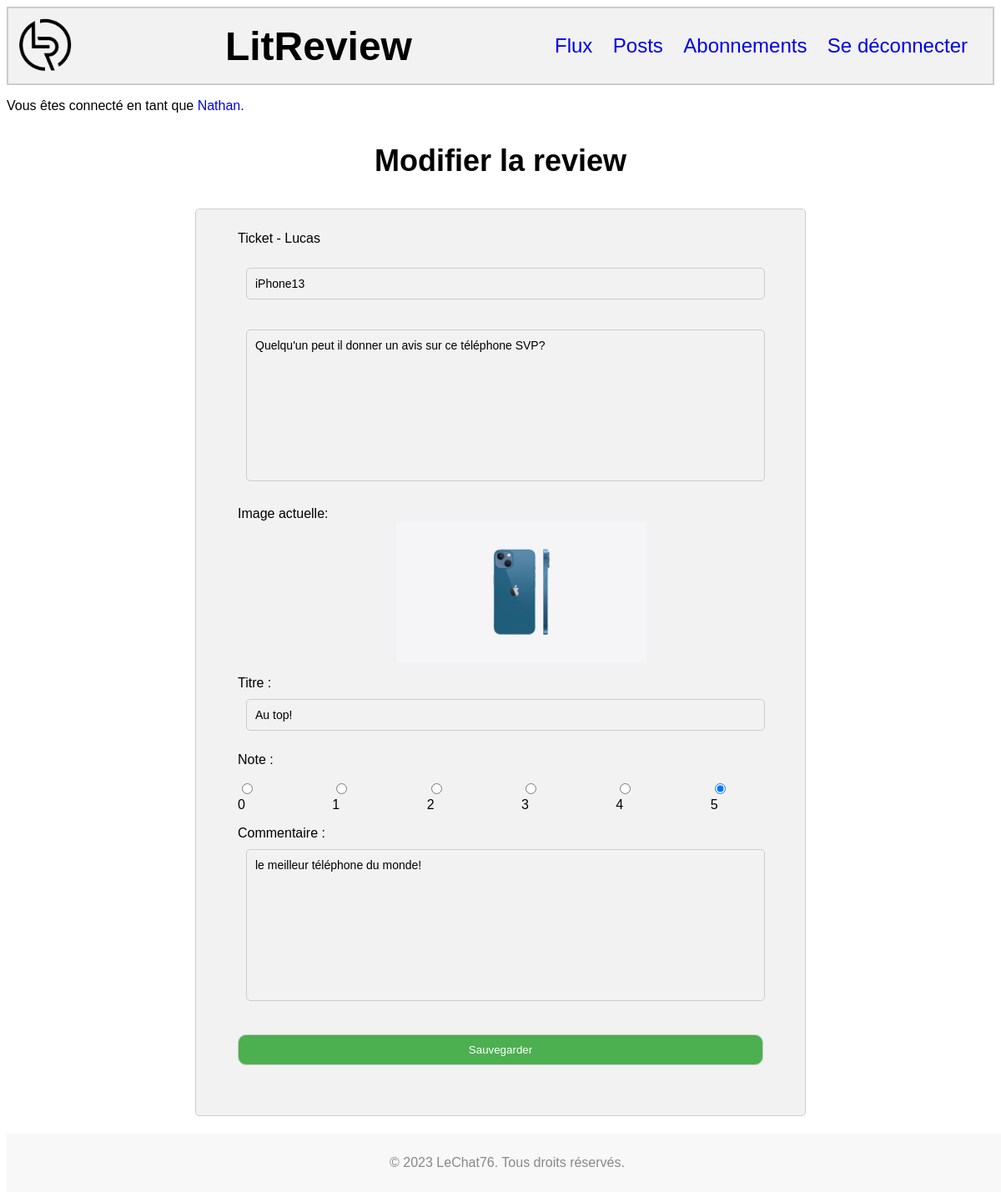
Page /review/60/edit/ (signed in) on the committed database.
### authentication/models.py (models this page shows)
class User(AbstractUser):
    username = models.CharField(
        max_length = 20,
        unique = True,
    )
    first_name = None
    last_name = None
    email = None

### www/models.py (models this page shows, shortened)
class Ticket(models.Model):
    title = models.CharField(max_length = 128)
    description = models.TextField(
        max_length = 2048,
        blank = True, # description can be empy
    )
    user = models.ForeignKey(
        to=settings.AUTH_USER_MODEL,
        on_delete=models.CASCADE, # CASCADE means delete all objects referenced to this user
    )
    image = models.ImageField(
        null=True, # image may not be filled in
        blank=True,
    )
    time_created = models.DateTimeField(auto_now_add=True)
    IMAGE_MAX_SIZE = (800, 800)

class Review(models.Model):
    ticket = models.ForeignKey(
        to=Ticket,
        on_delete=models.CASCADE, # CASCADE means delete all objects referenced to this ticket
    )
    rating = models.PositiveSmallIntegerField(
        validators=[
            MinValueValidator(0),
            MaxValueValidator(5),],
    )
    headline = models.CharField(max_length=128)
    body = models.TextField(
        max_length=8192,
        blank=True, # body can be empty
    )
    user = models.ForeignKey(
        to=settings.AUTH_USER_MODEL,
        on_delete=models.CASCADE, # CASCADE means delete all objects referenced to this user
    )
    time_created = models.DateTimeField(auto_now_add=True)

### www/views.py (the view, shortened to what this page needs)
# urls.py: path('review/<int:review_id>/edit/', www.views.review_edit, name='review_edit'),
@login_required
def review_edit(request, review_id):
    review = get_object_or_404(Review, id=review_id)
    if request.user != review.user:
        raise PermissionDenied
    else:
        review_form = forms.ReviewForm(instance=review)
        ticket = get_object_or_404(Ticket, id=review.ticket_id)
        edit_form = forms.TicketForm(instance=ticket)
        if ticket.user == review.user:
            same_creator = True
        else:
            same_creator = False
        context = {
            'edit_form': edit_form,
            'review_form': review_form,
            'same_creator': same_creator,
        }
        return render(request, 'www/review_edit.html', context=context)

### www/forms.py
class TicketForm(forms.ModelForm):
    def __init__(self, *args, **kwargs):
        super(TicketForm, self).__init__(*args, **kwargs)
        if self.instance and self.instance.image:
            self.fields['image'].label = ''
    class Meta:
        model = models.Ticket
        fields = [
            'title',
            'description',
            'image'
        ]
        labels = {
            'title': 'Titre',
        }

class ReviewForm(forms.ModelForm):
    rating = forms.ChoiceField(
        choices=[(str(i), str(i)) for i in range(6)],
        widget=forms.RadioSelect(attrs={'class': 'rating-radio'}),
        label='Note'
    )
    class Meta:
        model = models.Review
        fields = [
            'headline',
            'rating',
            'body',
        ]
        labels = {
            'headline':  'Titre',
            'body': 'Commentaire',
        }

### www/templates/www/review_edit.html (shortened to what this page needs)
<!DOCTYPE html>
{% extends 'loggedin.html' %}
{% load static %}
{% block content %}
<link rel="stylesheet" href="{% static 'review.css' %}">
<h3>Modifier la review</h2>
<div id="container-review">
    <form method="post" enctype="multipart/form-data">
        {% if same_creator %}
            {{ edit_form.as_p }}
            {% if edit_form.instance.image %}
                <div class="form-field">
                    <label>Image actuelle:</label>
                    <img src="{{ edit_form.instance.image.url }}" alt="Image actuelle">
                </div>
            {% endif %}
        {% else %}
            <div id="container-ticket-no-same-creator">
                {% if edit_form.instance.user == request.user %}
                    <p><label>Ticket - Vous</label></p>
                {% else %}
                    <p><label>Ticket - {{ edit_form.instance.user|capfirst }}</label></p>
                {% endif %}
                <p><label>{{ edit_form.title }}</label></p>
                {% if edit_form.description %}
                    <p><label>{{ edit_form.description }}</label></p>
                {% endif %}
                {% if edit_form.instance.image %}
                    <div class="form-field">
                        <label>Image actuelle:</label>
                        <img src="{{ edit_form.instance.image.url }}" alt="Image actuelle">
                    </div>
                {% endif %}
            </div>
        {% endif %}
        {% if review_form %}
            <div class="form-field">
                {{ review_form.as_p }}
            </div>
        {% endif %}
        <button type="submit" >Sauvegarder</button>
    </form>
</div>
{% endblock content %}

### templates/loggedin.html (shortened to what this page needs)
{% load static %}
<head>
    <link rel="stylesheet" href="{% static 'loggedin.css' %}">
</head>
<body>
    <div id="header-loggedin">
        <img src="{% static 'images/LITReview_st.png' %}" alt="Logo LitReview" ondragstart="return false;">
        <h1>LitReview</h1>
        <div id="container-loggedin">
            <a href="{% url 'flux' %}" ondragstart="return false;">Flux</a>
            <a href="{% url 'post' %}" ondragstart="return false;">Posts</a>
            <a href="{% url 'subscriptions' %}" ondragstart="return false;">Abonnements</a>
            <a href="{% url 'logout' %}" ondragstart="return false;">Se déconnecter</a>
        </div>
    </div>
    <p>Vous êtes connecté en tant que <a href="{% url 'subscriptions' %}">{{ request.user|capfirst }}.</a></p>
    <div id="footer">
        <p>&copy; 2023 LeChat76. Tous droits réservés.</p>
    </div>
    {% block content %}
    {% endblock content %}
</body>

### static/loggedin.css (style rules this page uses)
#header-loggedin img { height: 70px; margin-right: 10px; }
h1 { margin: 0; font-size: 48px; user-select: none; }
h3 { user-select: none; }
p { user-select: none; }
#footer { position: fixed; bottom: 0; width: 100%; background-color: #f8f8f8; padding: 10px 0; text-align: center; color: #888; }
body { background-image: url("/static/images/LITReview_st_b.png"); background-size: 250px; background-position: center; background-repeat: no-repeat; background-attachment: fixed; padding-bottom: 60px; font-family: Arial, sans-serif; }
a { text-decoration: none; }
#header-loggedin { display: flex; justify-content: space-between; align-items: center; padding: 10px; background-color: #f2f2f2; border: 2px solid #ccc; }
#container-loggedin a { margin-right: 20px; font-size: 24px; user-select: none; }

### static/review.css (style rules this page uses)
input[type="text"], input[type="password"], input[type="submit"], input[type="url"], textarea[name="description"], textarea[name="body"] { text-align : center; margin : 10px; width: 300px; padding: 10px; margin-bottom: 10px; border: 1px solid #ccc; border-radius: 10px; }
#container-review input[type="text"], textarea[name="description"], textarea[name="body"] { width: 600px; text-align : left; background-color: #f2f2f2; border-radius: 5px; font-family: Arial; font-size: 14px; resize: none; }
#container-review { margin : 2%; margin-left : auto; margin-right : auto; width: 680px; background-color: #f2f2f2; border-radius: 5px; padding : 10px 0px 50px 50px; justify-content: space-around; border: 1px solid #ccc; }
#container-review img { width: auto; max-width: 300px; height: auto; display: block; margin: auto; }
#id_rating { display: flex; flex-direction: row; }
#id_rating label { margin-right: 80px; }
#container-review button[type="submit"] { text-align: center; background-color: #4CAF50; color: white; cursor: pointer; margin-top : 10px; width: 630px; padding: 10px; margin-bottom: 10px; border: 1px solid #ccc; border-radius: 10px; }
h3 { display: flex; justify-content: center; font-size : 36px; }
#container-ticket-no-same-creator label, img { border: none; cursor: not-allowed; pointer-events: none; user-select: none; }

### rows in the picture
User: user "Nathan"
Ticket: instance.user "Lucas", title "iPhone13", description "Quelqu'un peut il donner un avis sur ce téléphone SVP?", instance.image (picture)
Review: headline "Au top!", rating "☐ 0 ☐ 1 ☐ 2 ☐ 3 ☐ 4 ☑ 5", body "le meilleur téléphone du monde!"
